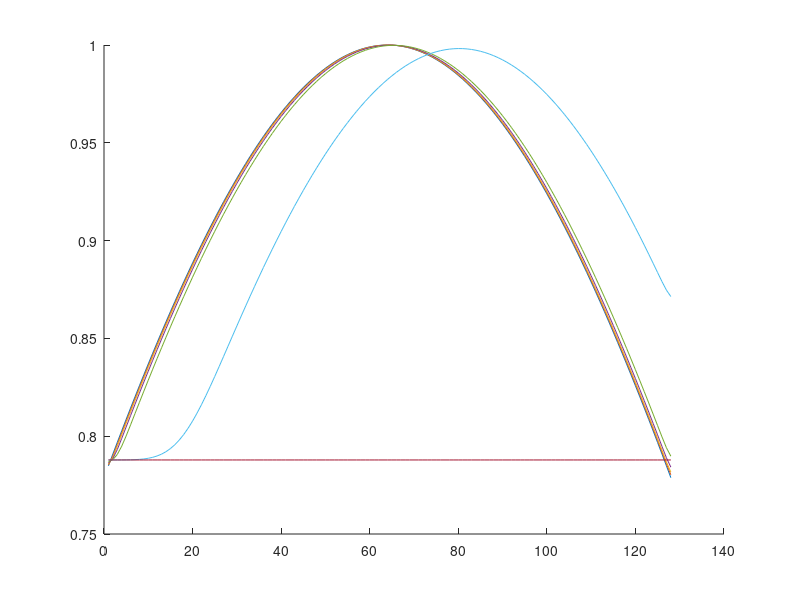
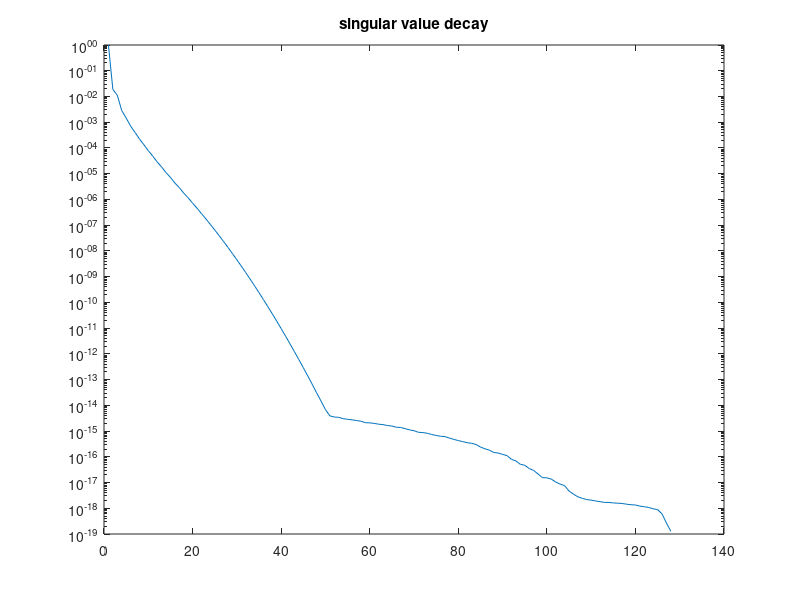
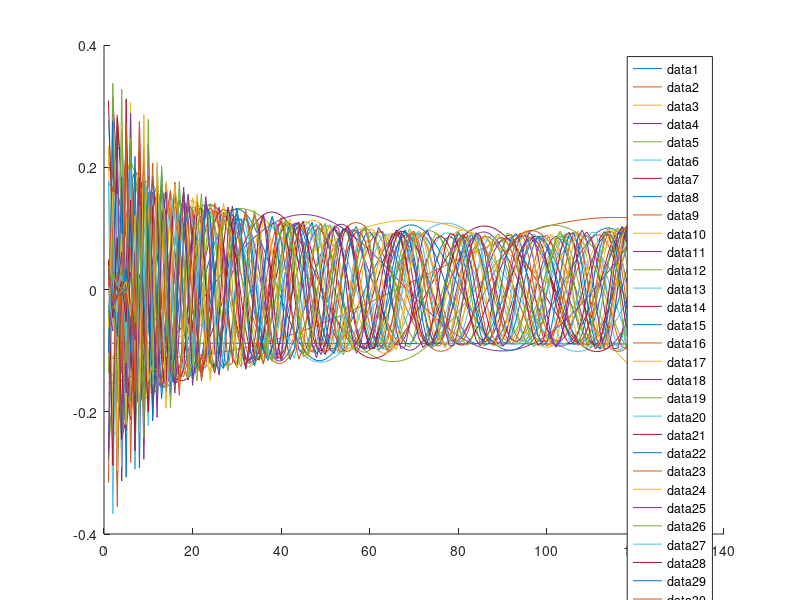

Write MATLAB code to recreate these figures, in order. (Note: this script raises an error after producing the figures.)
clear all;
close all;

rng(1); % for reproducibility

addpath('source/');

N = 128;
% N = 12;
% N = 64;

dx = 1/N;

%% 

dt = 1e-5;
% t_end = 4;
% t_end = 1;
% t_end = 2;
t_end = 0.1;
% t_end = 1*dt;
% t_end = 20*dt;
nt = round(t_end/dt);

is = [1];
Nu = 0;

A1 = diag(ones(N-1,1),-1) -eye(N);
A1 = (A1+A1');

A1(1,1) = -1;
A1(end,end) = -1;
A1 = A1/dx^2;

A1_adv = diag(ones(N-1,1),-1) - diag(ones(N-1,1),1);
A1_adv(1,1) = 1;
A1_adv(end,end) = -1;
v_adv = 1/dx; % advection velocity: here tuned to be same order of magnitude as diffusion
A1_adv = v_adv*A1_adv/(2*dx);

A1 = A1 + A1_adv;


% % boundary conditions
% BC = eye(N);
% 
% % x(0,t) = u(t)
% A1(1,:) = 0;
% A1(1,1) = -1/dt;
% BC(1,:) = 0;
% 
% % ddxi x(1,t) = 0
% A1(end,end) = -1/dx^2 + 1;



F1 = @(x1) A1*x1;

F1X = @(X) F1(X(:,1));

f = @(x,u) F1(x);

% x0 = zeros(N,1);
xs = (1:N)/N;
x0 = exp(-(xs-.5).^2);
x0 = x0' ;

u_val = @(t) [];

%% generate ROM basis construction data
X_b = zeros(N,nt+1);
U_b = zeros(0,nt+1);

t = 0;
x = x0;
u = u_val(t);

X_b(:,1) = x0;
U_b(:,1) = u;

for i=1:nt
    x = x + dt*f(x,u);
    t = t + dt;
    u = u_val(t);

    X_b(:,i+1) = x;
    U_b(:,i+1) = u;
end


%% state plots
figure; hold on
plot(X_b(:,1))
plot(X_b(:,2))
plot(X_b(:,3))
plot(X_b(:,5))
plot(X_b(:,10))
plot(X_b(:,100))
plot(X_b(:,end))


%% input signal plots
% figure
% ts = linspace(0,t_end,t_end/dt);
% plot(U_b)

%% construct ROM basis via POD
[V,S,~] = svd(X_b,'econ');
% n = 14;
% n = 24;
n = 40;
Vn = V(:,1:n);

%% singular value decay
figure
semilogy(diag(S)/S(1,1))
title("singular value decay")

%% plot POD modes
figure; hold on
for i = 1:n
% for i = n:n
    plot(Vn(:,i))
end
legend("show")

%% prepare standard opinf
tX_b = Vn' *X_b;
tX_b0 = tX_b(:,1:end-1);
tX_b1 = tX_b(:,2:end);
dot_tX_b = (tX_b1-tX_b0)/dt;

%% construct intrusive operators
tA1 = Vn'*A1*Vn;

% n2 = n*(n+1)/2;
% tA2 = zeros(n,n2);
% 
% Jn3 = power2kron(n,3);
% tA3 = precompute_rom_operator(F3X,Vn,3)*Jn3;
% tB = Vn'*B;
% 
% tO = [tB tA1 tA2 tA3];
tO = tA1;


%% generate rank-sufficient snapshot data
tX0_pure = rank_suff_basis(n,is);
U0_pure = [];
XU = blkdiag(U0_pure,tX0_pure);
tX0 = XU(Nu+1:end,:);
U0 = XU(1:Nu,:);

nf = size(XU,2);
tX1 = zeros(n,nf);

%% plot initial conditions

figure
hold on
for i = 1:nf
    plot(Vn*tX0(:,i))
end

%%

% compute time step estimate (3.10)
dt1 = dt_estimate(X_b,U_b,Vn(:,1),dt,is);
% dt1 = dt

for i = 1:nf
    tX1(:,i) = Vn'*single_step(Vn*tX0(:,i),U0(:,i),dt1,f);
end

dot_tX = (tX1-tX0)/dt1;

ns = 1:n;
nn = numel(ns);

% B_errors = zeros(nn,1);
A1_errors = zeros(nn,1);
% A3_errors = zeros(nn,1);

O_errors = zeros(nn,1);
condsD = zeros(nn,1);

s_O_errors = zeros(nn,1);
s_condsD = zeros(nn,1);

r_O_errors = zeros(nn,1);
r_condsD = zeros(nn,1);

h_ROM_state_error = zeros(nn,1);
t_ROM_state_error = zeros(nn,1);
s_ROM_state_error = zeros(nn,1);
r_ROM_state_error = zeros(nn,1);

n_is__ = n_is(n,is);
offset = cumsum(n_is__);

for j = 1:nn
% for j = nn:nn
    n_ = ns(j);
    n_is_ = n_is(n_,is);
    nf_ = sum(n_is_)+Nu;

    % ks = [1:p+n_is_(1), p+n_is__(1)+1:p+n_is__(1)+n_is_(2)];
    ks = 1:Nu+n_is_(1);
    for jj = 2:numel(is)
        ks = [ks Nu+offset(jj-1)+(1:n_is_(jj))];
    end

    tX0_ = tX0(1:n_,ks);
    dot_tX_ = dot_tX(1:n_,ks);
    U0_ = U0(:,ks);

    [O,A_inds,B_inds,condD] = opinf(dot_tX_,tX0_,U0_,is,true);

    tO_ = tO(1:n_,ks);

    O_errors(j) = norm(O-tO_,"fro")/norm(tO_,"fro");

    condsD(j) = condD;

    %% compute standard opinf
    [sO_,~,~,s_condD] = opinf(dot_tX_b(1:n_,:),tX_b0(1:n_,:),U_b,is,true);

    s_condsD(j) = s_condD;
   
    s_O_errors(j) = norm(sO_-tO_,"fro")/norm(tO_,"fro");

    %% compute data recycling opinf
    tX_b0_ = tX_b0(1:n_,:);
    [Q,R,P] = qr(tX_b0_,"econ");
    [p,~] = find(P(:,1:n_));  
    [rVn_,~,~] = svd(X_b(:,p),"econ");
    rtO_ = rVn_'*A1*rVn_;

    rtX_b0 = rVn_'*X_b(:,p);
    rtX_b1 = rVn_'*X_b(:,p+1);
    dot_rtX_b = (rtX_b1 - rtX_b0)/dt;
    [rO_,~,~,r_condD] = opinf(dot_rtX_b,rtX_b0,U_b(:,p),is,true);

    r_condsD(j) = r_condD;
   
    r_O_errors(j) = norm(rO_-rtO_,"fro")/norm(rtO_,"fro");
    

    %% compute avg ROM state error
    computeROMStateError = true;
    % computeROMStateError = false
    if computeROMStateError
        Vn_ = Vn(:,1:n_);
        % [~,~,un_2] = reduced_coordinates(n_,2);
        % [~,~,un_3] = reduced_coordinates(n_,3);
        % tf = @(tx,u) tO_*[u;tx;uniquepower(tx,2,un_2);uniquepower(tx,3,un_3)];
        tf = @(tx,u) tO_*tx;
        hO_ = O;
        % hf = @(hx,u) hO_*[u;hx;uniquepower(hx,2,un_2);uniquepower(hx,3,un_3)];
        hf = @(hx,u) hO_*hx;

        sf = @(x,u) sO_*x;
        rf = @(x,u) rO_*x;

        t_ROM_state_error(j) = compute_avg_rom_state_error(Vn_'*x0,tf,nt,U_b,X_b,Vn_,dt);
        h_ROM_state_error(j) = compute_avg_rom_state_error(Vn_'*x0,hf,nt,U_b,X_b,Vn_,dt);
        s_ROM_state_error(j) = compute_avg_rom_state_error(Vn_'*x0,sf,nt,U_b,X_b,Vn_,dt);
        r_ROM_state_error(j) = compute_avg_rom_state_error(rVn_'*x0,rf,nt,U_b,X_b,rVn_,dt);


        % tX_t = zeros(n_,nt+1);
        % hX_t = zeros(n_,nt+1);
        % % U_b = zeros(Nu,nt+1);
        % t = 0;
        % tx = Vn_'*x0;
        % hx = Vn_'*x0;
        % u = U_b(:,1);
        % 
        % tX_t(:,1) = tx;
        % hX_t(:,1) = hx;
        % % U_b(:,1) = u;
        % 
        % for i=1:nt
        %     tx = single_step(tx,u,dt,tf);
        %     hx = single_step(hx,u,dt,hf);
        % 
        %     t = t + dt;
        %     u = U_b(:,i);
        % 
        %     tX_t(:,i+1) = tx;
        %     hX_t(:,i+1) = hx;
        % end
        % 
        % t_ROM_state_error(j) = norm(Vn_*tX_t - X_b,"fro")/norm(X_b,"fro");
        % h_ROM_state_error(j) = norm(Vn_*hX_t - X_b,"fro")/norm(X_b,"fro");

        % t_ROM_state_error(j) - compute_avg_rom_state_error(Vn_'*x0,tf,nt,U_b,X_b,Vn_,dt)
        % h_ROM_state_error(j) - compute_avg_rom_state_error(Vn_'*x0,hf,nt,U_b,X_b,Vn_,dt)
    end
end

figure
hold on
semilogy(ns,O_errors,'x-', 'LineWidth', 2,'DisplayName',"O exact opinf")
semilogy(ns,s_O_errors,'x-', 'LineWidth', 2,'DisplayName',"O standard opinf")
semilogy(ns,r_O_errors,'x-', 'LineWidth', 2,'DisplayName',"O data recycling")
ylabel("relative operator error")
xlabel("ROM dimension")
set(gca, 'YScale', 'log')

legend("show")
box on

figure
hold on
semilogy(ns,condsD,'x-', 'LineWidth', 2,'DisplayName',"O exact opinf")
semilogy(ns,s_condsD,'x-', 'LineWidth', 2,'DisplayName',"O standard opinf")
semilogy(ns,r_condsD,'x-', 'LineWidth', 2,'DisplayName',"O data recycling")
ylabel("condition number")
xlabel("ROM dimension")
set(gca, 'YScale', 'log')

legend("show")
box on

% save("data_heat","O_errors","condsD");

if computeROMStateError
    figure
    hold on
    semilogy(ns,h_ROM_state_error,'x-', 'LineWidth', 2,'DisplayName',"exactOpInf", "MarkerSize",10)
    semilogy(ns,t_ROM_state_error,'+:', 'LineWidth', 2,'DisplayName',"intrusive", "MarkerSize",10)
    semilogy(ns,s_ROM_state_error,'+:', 'LineWidth', 2,'DisplayName',"standard OpInf", "MarkerSize",10)
    semilogy(ns,r_ROM_state_error,'+:', 'LineWidth', 2,'DisplayName',"data recycling", "MarkerSize",10)
    ylabel("avg rel error of states","Interpreter","latex", "FontSize",15)
    xlabel("ROM dimension","Interpreter","latex", "FontSize",15)
    set(gca, 'YScale', 'log')
    grid on
    legend("show","Interpreter","latex", "FontSize",12)
    legend("Location","northeast")
    % ylim([1e-17 1e-15])
    box on
    % savefig("figures/rom_state_error_chafee_infante.fig")
    % exportgraphics(gcf,"figures/rom_state_error_chafee_infante.pdf")
end


% %% FOM solver running for one time step
% function x_1 = single_step(x_0,u_0,dt,f)
%     x_1 = x_0 + dt*f(x_0,u_0);
% end
